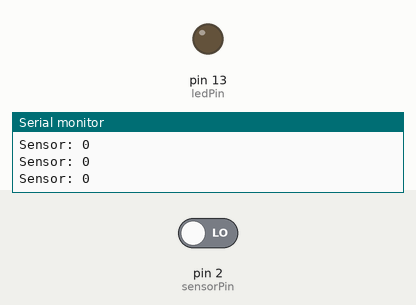
This sketch was run on a simulated Arduino Uno, built with avr-gcc and run on an emulated ATmega328P. On the bench: output pins drawn as LEDs (lit = HIGH), the last lines printed to the serial monitor. The test bench sets the inputs (shaded band); at power-on: pin 2 (sensorPin) LOW.

Above: at 1.2 s.
1.3 s: pin 2 (sensorPin) driven HIGH
At 2.5 s:
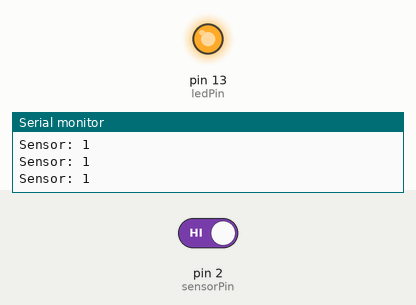
2.8 s: pin 2 (sensorPin) driven LOW
At 3.6 s:
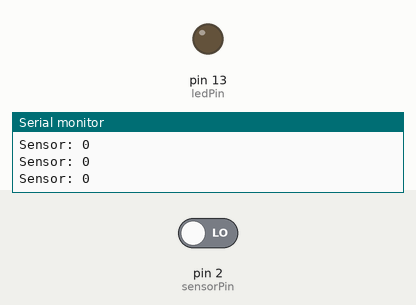
Timing chart, 0 to 5.8 s (numbered marks = the images above; inputs shaded):
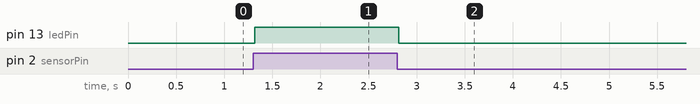

Measured:
- after the input at 1.3 s, pin 13 (ledPin): LOW → HIGH at once
- after the input at 2.8 s, pin 13 (ledPin): HIGH → LOW at once

The sketch:

SensorCapacitivo.ino
```cpp
const int ledPin = 13, sensorPin = 2;
int sensor;

void setup() {
  pinMode(ledPin, OUTPUT);    // Set ledPin to output mode
  pinMode(sensorPin, INPUT);  //Set touch sensor pin to input mode
  Serial.begin(9600);
}

void loop() {

  sensor = digitalRead(sensorPin);
  Serial.print("Sensor: ");
  Serial.println(sensor);
  if (sensor == HIGH) {          //Read Touch sensor signal
    digitalWrite(ledPin, HIGH);  // if Touch sensor is HIGH, then turn on
  } else {
    digitalWrite(ledPin, LOW);  // if Touch sensor is LOW, then turn off the led
  }
}
```
